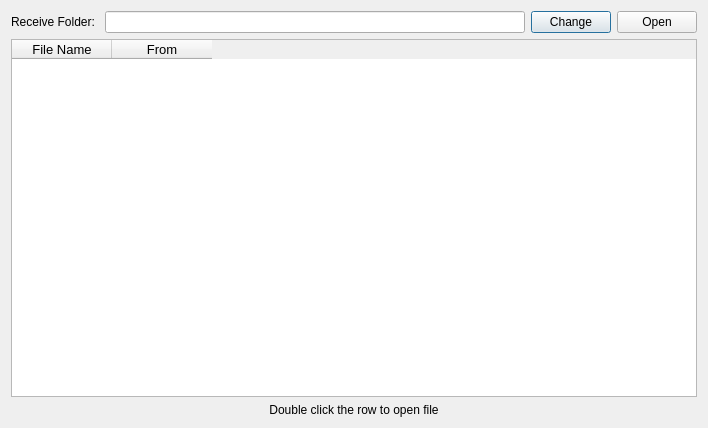
<?xml version="1.0" encoding="UTF-8"?>
<ui version="4.0">
 <class>FileReceiveDialog</class>
 <widget class="QDialog" name="FileReceiveDialog">
  <property name="geometry">
   <rect>
    <x>0</x>
    <y>0</y>
    <width>708</width>
    <height>428</height>
   </rect>
  </property>
  <property name="sizePolicy">
   <sizepolicy hsizetype="Fixed" vsizetype="Fixed">
    <horstretch>0</horstretch>
    <verstretch>0</verstretch>
   </sizepolicy>
  </property>
  <property name="minimumSize">
   <size>
    <width>0</width>
    <height>0</height>
   </size>
  </property>
  <property name="windowTitle">
   <string>File Receive</string>
  </property>
  <property name="windowIcon">
   <iconset resource="../Resources.qrc">
    <normaloff>:/Core/Resources/Logo.png</normaloff>:/Core/Resources/Logo.png</iconset>
  </property>
  <layout class="QVBoxLayout" name="verticalLayout_1" stretch="0,0,0">
   <item>
    <layout class="QHBoxLayout" name="horizontalLayout">
     <item>
      <widget class="QLabel" name="receive_folder_label">
       <property name="text">
        <string>Receive Folder: </string>
       </property>
      </widget>
     </item>
     <item>
      <widget class="QLineEdit" name="receive_folder">
       <property name="sizePolicy">
        <sizepolicy hsizetype="Expanding" vsizetype="Minimum">
         <horstretch>0</horstretch>
         <verstretch>0</verstretch>
        </sizepolicy>
       </property>
       <property name="readOnly">
        <bool>true</bool>
       </property>
      </widget>
     </item>
     <item>
      <widget class="QPushButton" name="receive_folder_change">
       <property name="sizePolicy">
        <sizepolicy hsizetype="Minimum" vsizetype="Minimum">
         <horstretch>0</horstretch>
         <verstretch>0</verstretch>
        </sizepolicy>
       </property>
       <property name="text">
        <string>Change</string>
       </property>
      </widget>
     </item>
     <item>
      <widget class="QPushButton" name="receive_folder_open">
       <property name="sizePolicy">
        <sizepolicy hsizetype="Minimum" vsizetype="Minimum">
         <horstretch>0</horstretch>
         <verstretch>0</verstretch>
        </sizepolicy>
       </property>
       <property name="text">
        <string>Open</string>
       </property>
      </widget>
     </item>
    </layout>
   </item>
   <item>
    <widget class="QTableWidget" name="received_files">
     <property name="editTriggers">
      <set>QAbstractItemView::NoEditTriggers</set>
     </property>
     <property name="alternatingRowColors">
      <bool>true</bool>
     </property>
     <property name="selectionMode">
      <enum>QAbstractItemView::SingleSelection</enum>
     </property>
     <property name="selectionBehavior">
      <enum>QAbstractItemView::SelectRows</enum>
     </property>
     <attribute name="verticalHeaderVisible">
      <bool>false</bool>
     </attribute>
     <column>
      <property name="text">
       <string>File Name</string>
      </property>
      <property name="font">
       <font>
        <pointsize>10</pointsize>
       </font>
      </property>
      <property name="textAlignment">
       <set>AlignCenter</set>
      </property>
     </column>
     <column>
      <property name="text">
       <string>From</string>
      </property>
      <property name="font">
       <font>
        <pointsize>10</pointsize>
       </font>
      </property>
      <property name="textAlignment">
       <set>AlignCenter</set>
      </property>
     </column>
    </widget>
   </item>
   <item>
    <widget class="QLabel" name="show_selected_file_guide">
     <property name="text">
      <string>Double click the row to open file</string>
     </property>
     <property name="alignment">
      <set>Qt::AlignCenter</set>
     </property>
    </widget>
   </item>
  </layout>
 </widget>
 <resources>
  <include location="../Resources.qrc"/>
 </resources>
 <connections>
  <connection>
   <sender>receive_folder_change</sender>
   <signal>clicked()</signal>
   <receiver>FileReceiveDialog</receiver>
   <slot>change_receive_folder()</slot>
   <hints>
    <hint type="sourcelabel">
     <x>557</x>
     <y>32</y>
    </hint>
    <hint type="destinationlabel">
     <x>557</x>
     <y>58</y>
    </hint>
   </hints>
  </connection>
  <connection>
   <sender>receive_folder_open</sender>
   <signal>clicked()</signal>
   <receiver>FileReceiveDialog</receiver>
   <slot>open_receive_folder()</slot>
   <hints>
    <hint type="sourcelabel">
     <x>656</x>
     <y>29</y>
    </hint>
    <hint type="destinationlabel">
     <x>656</x>
     <y>59</y>
    </hint>
   </hints>
  </connection>
  <connection>
   <sender>received_files</sender>
   <signal>itemDoubleClicked(QTableWidgetItem*)</signal>
   <receiver>FileReceiveDialog</receiver>
   <slot>open_selected_file(QTableWidgetItem*)</slot>
   <hints>
    <hint type="sourcelabel">
     <x>286</x>
     <y>244</y>
    </hint>
    <hint type="destinationlabel">
     <x>304</x>
     <y>237</y>
    </hint>
   </hints>
  </connection>
 </connections>
 <slots>
  <slot>change_receive_folder()</slot>
  <slot>open_receive_folder()</slot>
  <slot>open_selected_file(QTableWidgetItem*)</slot>
 </slots>
</ui>
